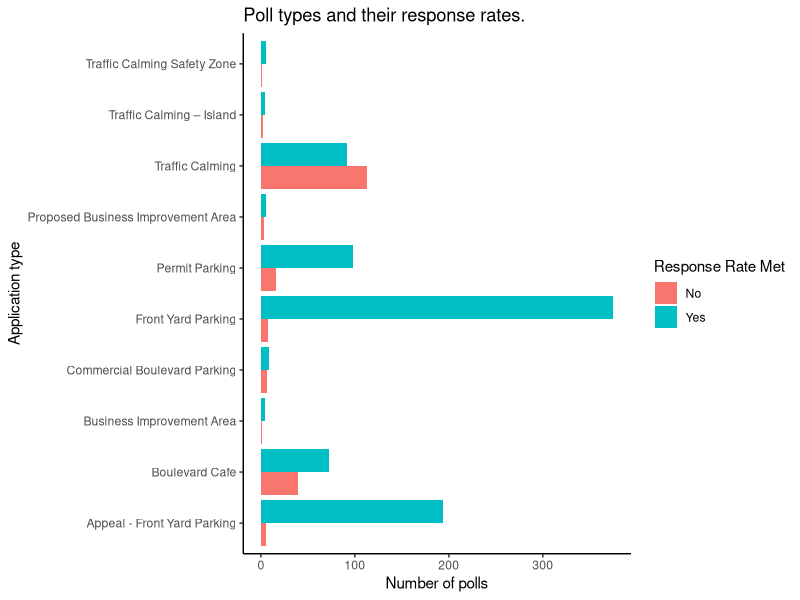
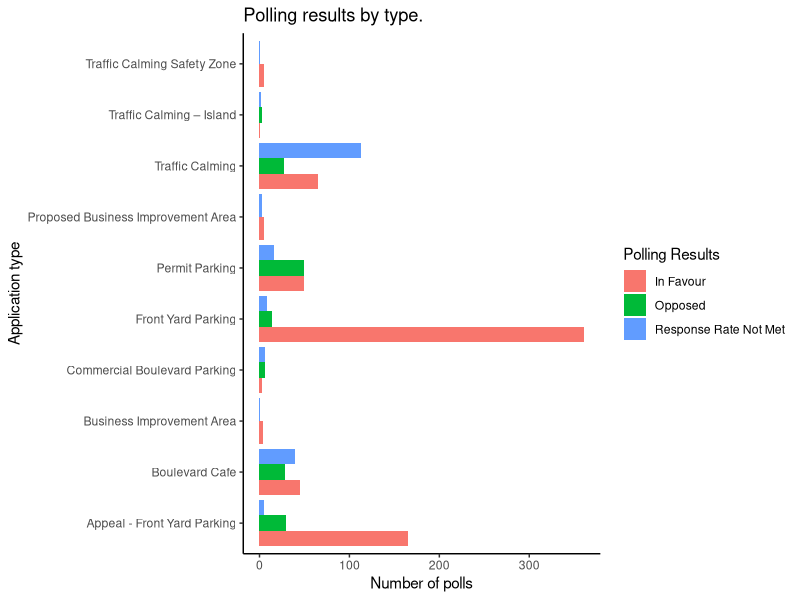

Source code (R) for these figures, in order:
## ---- chunk 1
library(tidyverse)
library(knitr)

toronto_poll_data <- read_csv(here::here("inputs/data/toronto_poll_data.csv"))

toronto_poll_data |> 
  select(APPLICATION_FOR, RESPONSE_RATE_MET, POLL_RESULT,) |> 
  slice(1:10) |> 
  kable(
    caption = "The first ten rows of our data set containing polling information in Toronto.",
    col.names = c("Poll Type", "Response Rate Met", "Poll Result"),
    digits = 1,
    booktabs = TRUE,
    linesep = ""
  )
## ---- chunk 2
toronto_poll_data |> 
  ggplot(mapping = aes(y = APPLICATION_FOR, fill = RESPONSE_RATE_MET)) +
  geom_bar(position = "dodge") +
  theme(axis.text.x = element_text(angle = 90)) +
  labs(x = "Number of polls",
       y = "Application type",
       fill = "Response Rate Met",
       title = "Poll types and their response rates.") +
  theme_classic()
## ---- chunk 3
toronto_poll_data |> 
  ggplot(mapping = aes(y = APPLICATION_FOR, fill = POLL_RESULT)) +
  geom_bar(position = "dodge") +
  theme(axis.text.x = element_text(angle = 90)) +
  labs(x = "Number of polls",
       y = "Application type",
       fill = "Polling Results",
       title = "Polling results by type.") +
  theme_classic()
